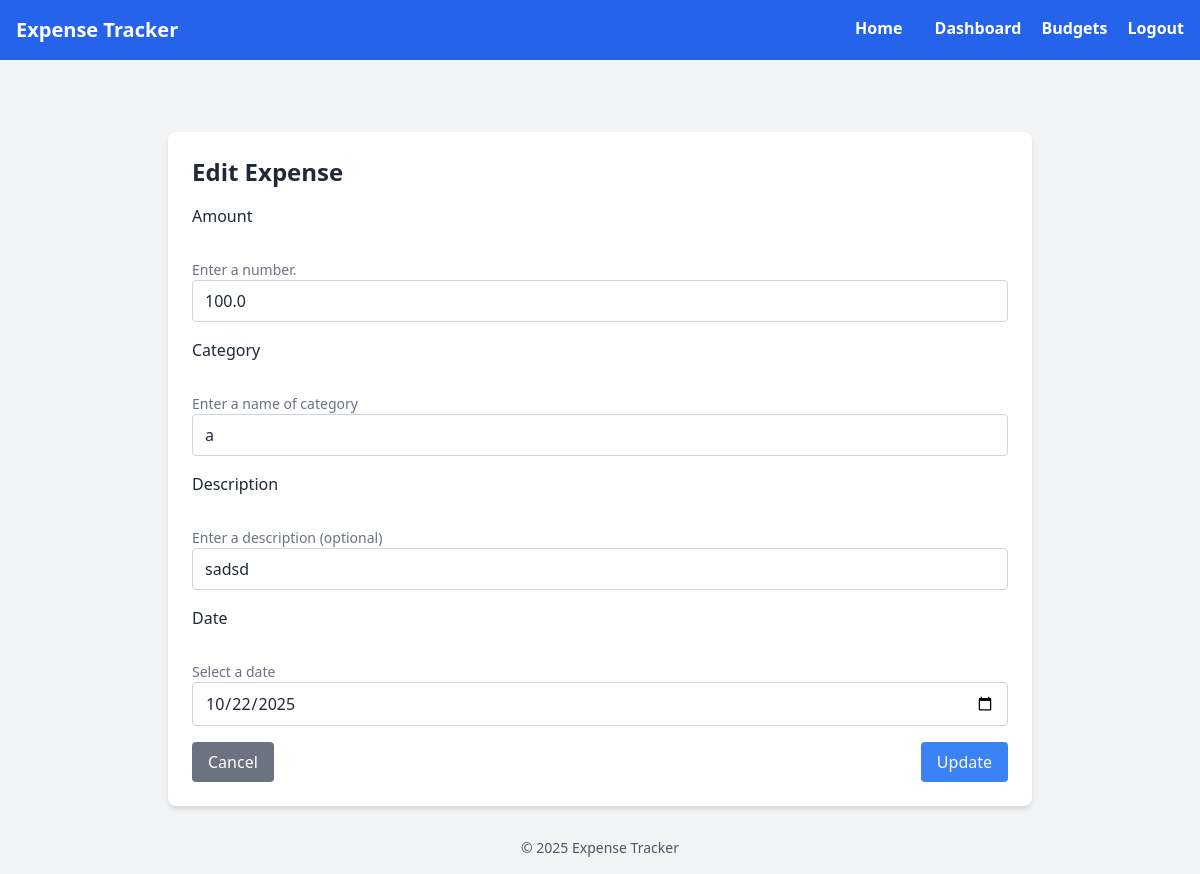
Page /expenses/edit/1 (signed in) on the committed database.
### app/models.py (models this page shows)
class Expense(db.Model):
    __tablename__ = 'expenses'
    id = db.Column(db.Integer, primary_key=True)
    amount = db.Column(db.Float, nullable=False)
    category = db.Column(db.String(100), nullable=False)
    description = db.Column(db.String(255))
    date = db.Column(db.Date, nullable=False)
    user_id = db.Column(db.Integer, db.ForeignKey('users.id'), nullable=False)

### app/expenses.py (the view, shortened to what this page needs)
@expenses_bp.route('/edit/<int:expense_id>', methods=['GET', 'POST'])
@login_required
def edit_expense(expense_id):
    expense = Expense.query.filter_by(id=expense_id, user_id=current_user.id).first_or_404()
    form = ExpenseForm(obj=expense)
    return render_template('expense_form.html', form=form, edit_mode=True)

### app/forms.py
class ExpenseForm(FlaskForm):
    amount = StringField('Amount', validators=[DataRequired()])
    category = StringField('Category', validators=[DataRequired()])
    description = StringField('Description')
    date = DateField('Date', format='%Y-%m-%d', validators=[DataRequired()], default=date.today)
    submit = SubmitField('Add Expense')

### app/models.py (called while the page is built)
@login_manager.user_loader
def load_user(user_id):
    return User.query.get(int(user_id))

### app/templates/expense_form.html (shortened to what this page needs)
{% extends "base.html" %}
{% block content %}
<div class="max-w-wl mx-auto bg-white shadow-md rounded-lg p-6">
    <h2 class="text-2xl font-semibold mb-4">{{"Edit Expense" if edit_mode else "Add New Expense"}} </h2>
<form method="POST">
        <div class="mb-4">
            {{ form.amount.label(class="block font-medium mb-1") }}<br>
            <p class="text-sm text-gray-500 mt-1">Enter a number.</p>
            {{ form.amount(class="border border-gray-300 rounded w-full px-3 py-2 focus:outline-none focus:ring-2 focus:ring-blue-500") }}
        </div>
        <div class="mb-4">
            {{ form.category.label(class="block font-medium mb-1")}}<br>
            <p class="text-sm text-gray-500 mt-1">Enter a name of category</p>
            {{ form.category(class="border border-gray-300 rounded w-full px-3 py-2 focus:outline-none focus:ring-2 focus:ring-blue-500") }}
        </div>
        <div class="mb-4">
            {{ form.description.label(class="block font-medium mb-1") }}<br>
            <p class="text-sm text-gray-500 mt-1">Enter a description (optional)</p>
            {{ form.description(class="border border-gray-300 rounded w-full px-3 py-2 focus:outline-none focus:ring-2 focus:ring-blue-500") }}
        </div>
        <div class="mb-4">
            {{ form.date.label(class="block font-medium mb-1") }}<br>
            <p class="text-sm text-gray-500 mt-1">Select a date</p>
            {{ form.date(type="date", class="border border-gray-300 rounded w-full px-3 py-2 focus:outline-none focus:ring-2 focus:ring-blue-500") }}
        </div>
        <div class="flex justify-between">
            <a href="{{ url_for('expenses.list_expenses') }}" class="bg-gray-500 hover:bg-gray-600 text-white px-4 py-2 rounded">Cancel</a>
            {{ form.submit(class="px-4 py-2 bg-blue-500 hover:bg-blue-600 text-white rounded", value="Update" if edit_mode else "Add") }}
        </div>
    </form>
</div>
{% endblock %}

### app/static/style.css (style rules this page uses)
body { font-family: system-ui, Arial, sans-serif; margin: 24px; }

### rows in the picture
Expense: amount "100.0", category "a", description "sadsd", date "10/22/2025"

### other values in the picture
{{ "Edit Expense" if edit_mode else "Add New Expense" }} "Edit Expense"
